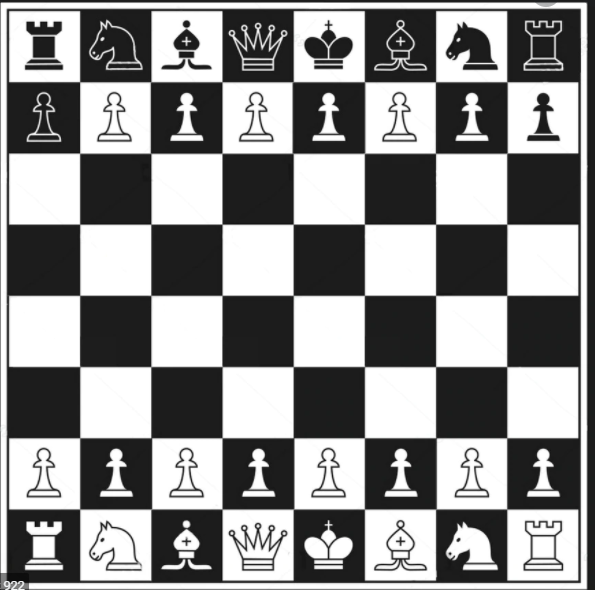
#> input picture OpenCV_basics/Image_Descriptors/chess.PNG, 595 x 590 px, given in place of sampleimg1.jpg, which was not available
$ python lowhigh_pass_filter.py
#> lines starting #> are read from the running program, lines starting #| are printed output that depends on the picture; pictures that were not available may be replaced by others from this repository, and a replacement may not be noted
import cv2
from scipy import ndimage
import numpy as np

kernel_3x3=np.array([[-1,-1,-1],[-1,8,-1],[-1,-1,-1]])
kernel_5x5=np.array([[-1,-1,-1,-1,-1],[-1,1,2,1,-1],[-1,2,4,2,-1],[-1,1,2,1,-1],[-1,-1,-1,-1,-1]])
img=cv2.imread('sampleimg1.jpg')
#> img is the input picture: shape (590, 595, 3); mean B, G, R 142.3, 142.3, 142.2

# [7 lines of commented-out code are left out]
cap=cv2.VideoCapture(0)
imgblur=cv2.GaussianBlur(img,(11,11),0)
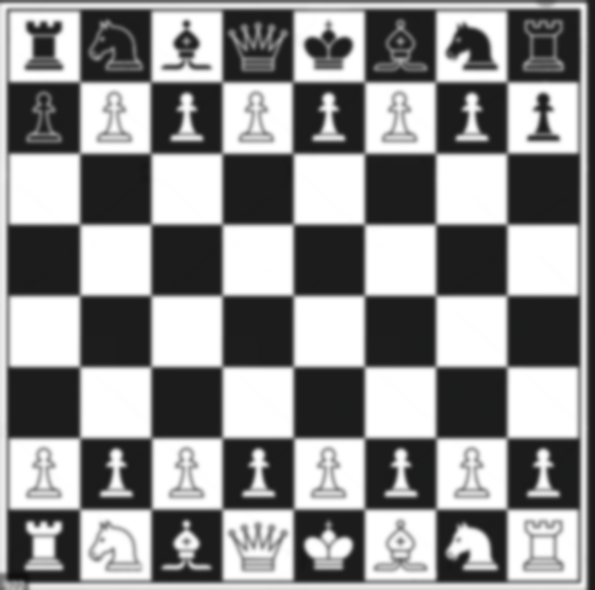
#> imgblur: shape (590, 595, 3); mean B, G, R 142.5, 142.5, 142.5
blurred=cv2.GaussianBlur(img,(11,11),0)
g_hpf=img-blurred
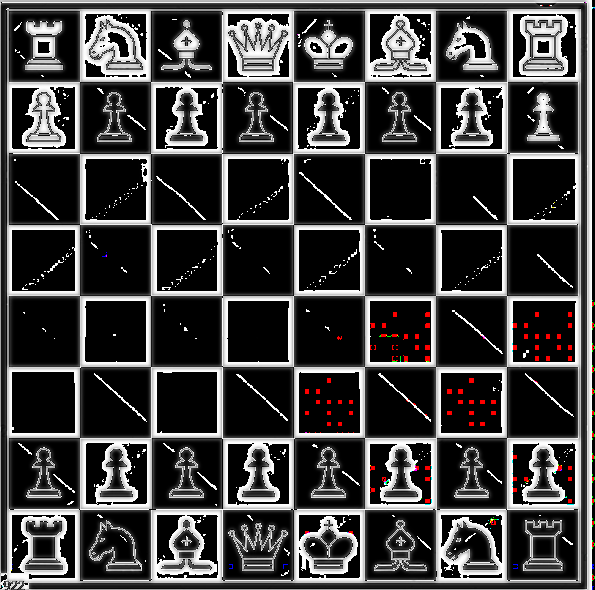
#> g_hpf: shape (590, 595, 3); mean B, G, R 63.9, 63.9, 64.9
imgblur=cv2.cvtColor(imgblur,cv2.COLOR_BGR2GRAY)
#> imgblur: shape (590, 595)
k3=ndimage.convolve(imgblur,kernel_3x3)
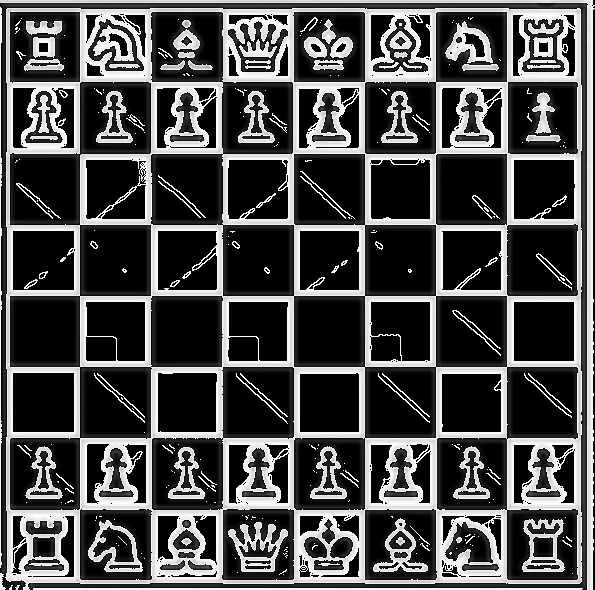
#> k3: shape (590, 595); min 0, max 255, mean 76
k5=ndimage.convolve(imgblur,kernel_5x5)
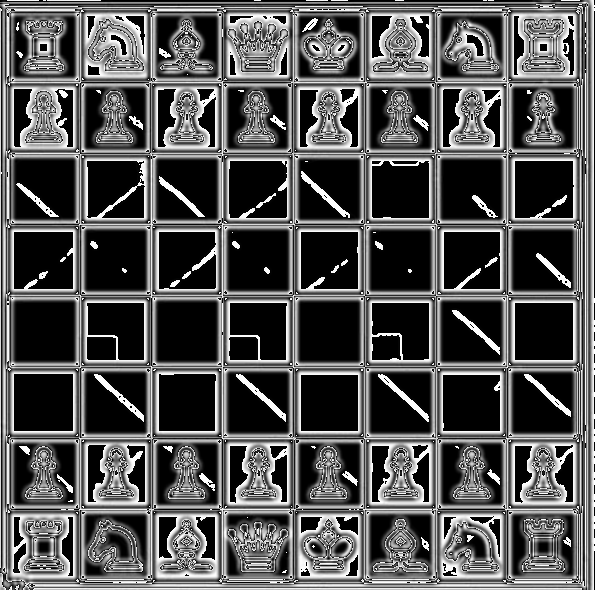
#> k5: shape (590, 595); min 0, max 255, mean 84.2
cv2.imshow('img',img)
cv2.imshow('k3',k3)
cv2.imshow('k5',k5)
cv2.imshow('g_hpf',g_hpf)
cv2.imshow('blurred',blurred)
cv2.waitKey(0)
